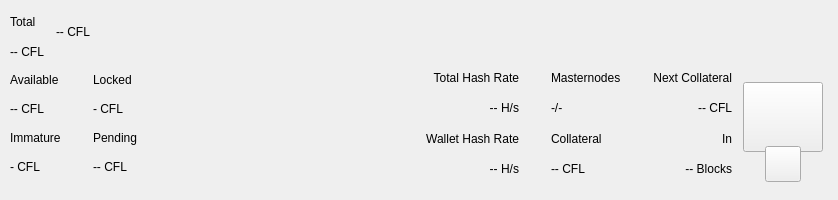
<?xml version="1.0" encoding="UTF-8"?>
<ui version="4.0">
 <class>TopBar</class>
 <widget class="QWidget" name="TopBar">
  <property name="geometry">
   <rect>
    <x>0</x>
    <y>0</y>
    <width>838</width>
    <height>200</height>
   </rect>
  </property>
  <property name="minimumSize">
   <size>
    <width>0</width>
    <height>200</height>
   </size>
  </property>
  <property name="maximumSize">
   <size>
    <width>16777215</width>
    <height>200</height>
   </size>
  </property>
  <property name="windowTitle">
   <string>Form</string>
  </property>
  <layout class="QVBoxLayout" name="verticalLayout_10" stretch="0">
   <property name="spacing">
    <number>0</number>
   </property>
   <property name="leftMargin">
    <number>0</number>
   </property>
   <property name="topMargin">
    <number>0</number>
   </property>
   <property name="rightMargin">
    <number>0</number>
   </property>
   <property name="bottomMargin">
    <number>0</number>
   </property>
   <item>
    <widget class="PFBorderImage" name="containerTop">
     <layout class="QVBoxLayout" name="verticalLayout_11">
      <property name="spacing">
       <number>0</number>
      </property>
      <property name="leftMargin">
       <number>0</number>
      </property>
      <property name="topMargin">
       <number>0</number>
      </property>
      <property name="rightMargin">
       <number>0</number>
      </property>
      <property name="bottomMargin">
       <number>0</number>
      </property>
      <item>
       <widget class="QWidget" name="top_container_2" native="true">
        <property name="minimumSize">
         <size>
          <width>0</width>
          <height>65</height>
         </size>
        </property>
        <layout class="QHBoxLayout" name="top_container">
         <property name="spacing">
          <number>0</number>
         </property>
         <property name="leftMargin">
          <number>10</number>
         </property>
         <property name="topMargin">
          <number>0</number>
         </property>
         <property name="rightMargin">
          <number>10</number>
         </property>
         <property name="bottomMargin">
          <number>0</number>
         </property>
         <item>
          <layout class="QHBoxLayout" name="horizontalLayout_4">
           <property name="spacing">
            <number>12</number>
           </property>
           <property name="rightMargin">
            <number>0</number>
           </property>
           <item>
            <widget class="QWidget" name="widgetAmount" native="true">
             <layout class="QVBoxLayout" name="verticalLayout_2">
              <property name="spacing">
               <number>2</number>
              </property>
              <property name="leftMargin">
               <number>0</number>
              </property>
              <property name="topMargin">
               <number>8</number>
              </property>
              <property name="rightMargin">
               <number>0</number>
              </property>
              <property name="bottomMargin">
               <number>0</number>
              </property>
              <item>
               <widget class="QLabel" name="labelTitle1">
                <property name="text">
                 <string>Total</string>
                </property>
               </widget>
              </item>
              <item>
               <widget class="PrivateQLabel" name="labelAmountPiv">
                <property name="text">
                 <string notr="true">-- CFL</string>
                </property>
               </widget>
              </item>
             </layout>
            </widget>
           </item>
           <item alignment="Qt::AlignVCenter">
            <widget class="QWidget" name="widgetTopAmount" native="true">
             <property name="sizePolicy">
              <sizepolicy hsizetype="Preferred" vsizetype="Maximum">
               <horstretch>0</horstretch>
               <verstretch>0</verstretch>
              </sizepolicy>
             </property>
             <layout class="QHBoxLayout" name="horizontalLayout_5">
              <property name="spacing">
               <number>0</number>
              </property>
              <property name="leftMargin">
               <number>0</number>
              </property>
              <property name="topMargin">
               <number>0</number>
              </property>
              <property name="rightMargin">
               <number>0</number>
              </property>
              <property name="bottomMargin">
               <number>0</number>
              </property>
              <item alignment="Qt::AlignTop">
               <widget class="PrivateQLabel" name="labelAmountTopPiv">
                <property name="minimumSize">
                 <size>
                  <width>0</width>
                  <height>36</height>
                 </size>
                </property>
                <property name="styleSheet">
                 <string notr="true">padding:0px;margin:0px;</string>
                </property>
                <property name="text">
                 <string notr="true">-- CFL</string>
                </property>
               </widget>
              </item>
             </layout>
            </widget>
           </item>
           <item>
            <spacer name="horizontalSpacer">
             <property name="orientation">
              <enum>Qt::Horizontal</enum>
             </property>
             <property name="sizeHint" stdset="0">
              <size>
               <width>40</width>
               <height>20</height>
              </size>
             </property>
            </spacer>
           </item>
           <item alignment="Qt::AlignRight">
            <widget class="QWidget" name="layoutSync" native="true">
             <property name="minimumSize">
              <size>
               <width>0</width>
               <height>36</height>
              </size>
             </property>
             <property name="maximumSize">
              <size>
               <width>16777215</width>
               <height>36</height>
              </size>
             </property>
             <layout class="QVBoxLayout" name="verticalLayout_9">
              <property name="leftMargin">
               <number>0</number>
              </property>
              <property name="topMargin">
               <number>0</number>
              </property>
              <property name="rightMargin">
               <number>0</number>
              </property>
              <property name="bottomMargin">
               <number>0</number>
              </property>
              <item>
               <widget class="ExpandableButton" name="pushButtonSync" native="true">
                <property name="minimumSize">
                 <size>
                  <width>36</width>
                  <height>36</height>
                 </size>
                </property>
                <property name="maximumSize">
                 <size>
                  <width>16777215</width>
                  <height>36</height>
                 </size>
                </property>
               </widget>
              </item>
             </layout>
            </widget>
           </item>
           <item>
            <widget class="ExpandableButton" name="pushButtonHDUpgrade" native="true">
             <property name="minimumSize">
              <size>
               <width>36</width>
               <height>36</height>
              </size>
             </property>
             <property name="maximumSize">
              <size>
               <width>16777215</width>
               <height>36</height>
              </size>
             </property>
            </widget>
           </item>
           <item>
            <widget class="ExpandableButton" name="pushButtonStack" native="true">
             <property name="minimumSize">
              <size>
               <width>36</width>
               <height>36</height>
              </size>
             </property>
             <property name="maximumSize">
              <size>
               <width>16777215</width>
               <height>36</height>
              </size>
             </property>
            </widget>
           </item>
           <item>
            <widget class="ExpandableButton" name="pushButtonConf" native="true">
             <property name="minimumSize">
              <size>
               <width>36</width>
               <height>36</height>
              </size>
             </property>
             <property name="maximumSize">
              <size>
               <width>16777215</width>
               <height>36</height>
              </size>
             </property>
            </widget>
           </item>
           <item>
            <widget class="ExpandableButton" name="pushButtonMasternodes" native="true">
             <property name="minimumSize">
              <size>
               <width>36</width>
               <height>36</height>
              </size>
             </property>
             <property name="maximumSize">
              <size>
               <width>16777215</width>
               <height>36</height>
              </size>
             </property>
            </widget>
           </item>
           <item>
            <widget class="ExpandableButton" name="pushButtonConsole" native="true">
             <property name="minimumSize">
              <size>
               <width>36</width>
               <height>36</height>
              </size>
             </property>
             <property name="maximumSize">
              <size>
               <width>16777215</width>
               <height>36</height>
              </size>
             </property>
            </widget>
           </item>
           <item>
            <widget class="ExpandableButton" name="pushButtonConnection" native="true">
             <property name="minimumSize">
              <size>
               <width>36</width>
               <height>36</height>
              </size>
             </property>
             <property name="maximumSize">
              <size>
               <width>16777215</width>
               <height>36</height>
              </size>
             </property>
            </widget>
           </item>
           <item>
            <widget class="ExpandableButton" name="pushButtonTor" native="true">
             <property name="minimumSize">
              <size>
               <width>36</width>
               <height>36</height>
              </size>
             </property>
             <property name="maximumSize">
              <size>
               <width>16777215</width>
               <height>36</height>
              </size>
             </property>
            </widget>
           </item>
           <item>
            <widget class="ExpandableButton" name="pushButtonLock" native="true">
             <property name="sizePolicy">
              <sizepolicy hsizetype="Expanding" vsizetype="Expanding">
               <horstretch>0</horstretch>
               <verstretch>0</verstretch>
              </sizepolicy>
             </property>
             <property name="minimumSize">
              <size>
               <width>36</width>
               <height>0</height>
              </size>
             </property>
             <property name="maximumSize">
              <size>
               <width>16777215</width>
               <height>36</height>
              </size>
             </property>
            </widget>
           </item>
           <item>
            <widget class="ExpandableButton" name="pushButtonTheme" native="true">
             <property name="minimumSize">
              <size>
               <width>36</width>
               <height>36</height>
              </size>
             </property>
             <property name="maximumSize">
              <size>
               <width>16777215</width>
               <height>36</height>
              </size>
             </property>
            </widget>
           </item>
           <item>
            <widget class="ExpandableButton" name="pushButtonFAQ" native="true">
             <property name="minimumSize">
              <size>
               <width>36</width>
               <height>36</height>
              </size>
             </property>
             <property name="maximumSize">
              <size>
               <width>16777215</width>
               <height>36</height>
              </size>
             </property>
            </widget>
           </item>
           <item>
            <widget class="ExpandableButton" name="pushButtonPrivacy" native="true">
             <property name="minimumSize">
              <size>
               <width>36</width>
               <height>36</height>
              </size>
             </property>
             <property name="maximumSize">
              <size>
               <width>16777215</width>
               <height>36</height>
              </size>
             </property>
            </widget>
           </item>
          </layout>
         </item>
        </layout>
       </widget>
      </item>
      <item>
       <widget class="QWidget" name="bottom_container" native="true">
        <property name="minimumSize">
         <size>
          <width>0</width>
          <height>135</height>
         </size>
        </property>
        <layout class="QHBoxLayout" name="botton_container">
         <property name="leftMargin">
          <number>10</number>
         </property>
         <property name="topMargin">
          <number>0</number>
         </property>
         <property name="rightMargin">
          <number>10</number>
         </property>
         <property name="bottomMargin">
          <number>10</number>
         </property>
         <item>
          <layout class="QHBoxLayout" name="horizontalLayout_3">
           <property name="spacing">
            <number>0</number>
           </property>
           <property name="bottomMargin">
            <number>9</number>
           </property>
           <item>
            <layout class="QVBoxLayout" name="verticalLayout_7">
             <property name="spacing">
              <number>0</number>
             </property>
             <property name="leftMargin">
              <number>0</number>
             </property>
             <property name="rightMargin">
              <number>0</number>
             </property>
             <item>
              <layout class="QHBoxLayout" name="horizontalLayout_2">
               <property name="spacing">
                <number>0</number>
               </property>
               <item>
                <layout class="QVBoxLayout" name="verticalLayout_6">
                 <item>
                  <widget class="QLabel" name="labelTitle5">
                   <property name="text">
                    <string>Available</string>
                   </property>
                  </widget>
                 </item>
                 <item>
                  <widget class="PrivateQLabel" name="labelAvailablePiv">
                   <property name="text">
                    <string>-- CFL</string>
                   </property>
                  </widget>
                 </item>
                 <item>
                  <widget class="QLabel" name="labelTitle4">
                   <property name="text">
                    <string>Immature</string>
                   </property>
                  </widget>
                 </item>
                 <item>
                  <widget class="PrivateQLabel" name="labelImmaturePiv">
                   <property name="text">
                    <string notr="true">- CFL</string>
                   </property>
                  </widget>
                 </item>
                </layout>
               </item>
               <item>
                <layout class="QVBoxLayout" name="verticalLayout_8">
                 <property name="leftMargin">
                  <number>32</number>
                 </property>
                 <item>
                  <widget class="QLabel" name="labelTitle6">
                   <property name="text">
                    <string>Locked</string>
                   </property>
                  </widget>
                 </item>
                 <item>
                  <widget class="PrivateQLabel" name="labelLockedPiv">
                   <property name="text">
                    <string>- CFL</string>
                   </property>
                  </widget>
                 </item>
                 <item>
                  <widget class="QLabel" name="labelTitle3">
                   <property name="text">
                    <string>Pending</string>
                   </property>
                  </widget>
                 </item>
                 <item>
                  <widget class="PrivateQLabel" name="labelPendingPiv">
                   <property name="text">
                    <string notr="true">-- CFL</string>
                   </property>
                  </widget>
                 </item>
                </layout>
               </item>
              </layout>
             </item>
            </layout>
           </item>
          </layout>
         </item>
         <item>
          <spacer name="horizontalSpacer_2">
           <property name="orientation">
            <enum>Qt::Horizontal</enum>
           </property>
           <property name="sizeHint" stdset="0">
            <size>
             <width>40</width>
             <height>20</height>
            </size>
           </property>
          </spacer>
         </item>
         <item>
          <layout class="QHBoxLayout" name="horizontalLayout_6">
           <property name="spacing">
            <number>0</number>
           </property>
           <property name="rightMargin">
            <number>0</number>
           </property>
           <property name="bottomMargin">
            <number>9</number>
           </property>
           <item>
            <widget class="QWidget" name="widgetStaking" native="true">
             <layout class="QVBoxLayout" name="verticalLayout_12">
              <property name="leftMargin">
               <number>32</number>
              </property>
              <property name="topMargin">
               <number>0</number>
              </property>
              <property name="rightMargin">
               <number>0</number>
              </property>
              <property name="bottomMargin">
               <number>0</number>
              </property>
              <item>
               <widget class="QLabel" name="labelNetworkHashRateTitle">
                <property name="text">
                 <string>Total Hash Rate</string>
                </property>
                <property name="textFormat">
                 <enum>Qt::AutoText</enum>
                </property>
                <property name="alignment">
                 <set>Qt::AlignRight|Qt::AlignTrailing|Qt::AlignVCenter</set>
                </property>
               </widget>
              </item>
              <item>
               <widget class="QLabel" name="labelNetworkHashRateValue">
                <property name="layoutDirection">
                 <enum>Qt::LeftToRight</enum>
                </property>
                <property name="text">
                 <string>-- H/s</string>
                </property>
                <property name="textFormat">
                 <enum>Qt::AutoText</enum>
                </property>
                <property name="alignment">
                 <set>Qt::AlignRight|Qt::AlignTrailing|Qt::AlignVCenter</set>
                </property>
               </widget>
              </item>
              <item>
               <widget class="QLabel" name="labelWalletHashRateTitle">
                <property name="text">
                 <string>Wallet Hash Rate</string>
                </property>
                <property name="textFormat">
                 <enum>Qt::AutoText</enum>
                </property>
                <property name="alignment">
                 <set>Qt::AlignRight|Qt::AlignTrailing|Qt::AlignVCenter</set>
                </property>
               </widget>
              </item>
              <item>
               <widget class="PrivateQLabel" name="labelWalletHashRateValue">
                <property name="text">
                 <string notr="true">-- H/s</string>
                </property>
                <property name="textFormat">
                 <enum>Qt::AutoText</enum>
                </property>
                <property name="alignment">
                 <set>Qt::AlignRight|Qt::AlignTrailing|Qt::AlignVCenter</set>
                </property>
               </widget>
              </item>
             </layout>
            </widget>
           </item>
           <item>
            <widget class="QWidget" name="widgetMasternodes" native="true">
             <layout class="QVBoxLayout">
              <property name="leftMargin">
               <number>32</number>
              </property>
              <property name="topMargin">
               <number>0</number>
              </property>
              <property name="rightMargin">
               <number>0</number>
              </property>
              <property name="bottomMargin">
               <number>0</number>
              </property>
              <item>
               <widget class="QLabel" name="labelMasternodesTitle">
                <property name="text">
                 <string>Masternodes</string>
                </property>
               </widget>
              </item>
              <item>
               <widget class="PrivateQLabel" name="labelMasternodeCount">
                <property name="text">
                 <string>-/-</string>
                </property>
               </widget>
              </item>
              <item>
               <widget class="QLabel" name="labelCollateralTitle">
                <property name="text">
                 <string>Collateral</string>
                </property>
               </widget>
              </item>
              <item>
               <widget class="QLabel" name="labelCollateralValue">
                <property name="text">
                 <string notr="true">-- CFL</string>
                </property>
               </widget>
              </item>
             </layout>
            </widget>
           </item>
           <item>
            <widget class="QWidget" name="widgetNextCollateral" native="true">
             <layout class="QVBoxLayout" name="verticalLayout_13">
              <property name="leftMargin">
               <number>32</number>
              </property>
              <property name="topMargin">
               <number>0</number>
              </property>
              <property name="rightMargin">
               <number>0</number>
              </property>
              <property name="bottomMargin">
               <number>0</number>
              </property>
              <item>
               <widget class="QLabel" name="labelNextMasternodesTitle">
                <property name="text">
                 <string>Next Collateral</string>
                </property>
                <property name="textFormat">
                 <enum>Qt::AutoText</enum>
                </property>
                <property name="alignment">
                 <set>Qt::AlignRight|Qt::AlignTrailing|Qt::AlignVCenter</set>
                </property>
               </widget>
              </item>
              <item>
               <widget class="QLabel" name="labelNextCollateralValue">
                <property name="text">
                 <string>-- CFL</string>
                </property>
                <property name="textFormat">
                 <enum>Qt::AutoText</enum>
                </property>
                <property name="alignment">
                 <set>Qt::AlignRight|Qt::AlignTrailing|Qt::AlignVCenter</set>
                </property>
               </widget>
              </item>
              <item>
               <widget class="QLabel" name="labelRemainingBlocks">
                <property name="text">
                 <string>In</string>
                </property>
                <property name="textFormat">
                 <enum>Qt::AutoText</enum>
                </property>
                <property name="alignment">
                 <set>Qt::AlignRight|Qt::AlignTrailing|Qt::AlignVCenter</set>
                </property>
               </widget>
              </item>
              <item>
               <widget class="QLabel" name="labelNextCollateralBlocks">
                <property name="text">
                 <string notr="true">-- Blocks</string>
                </property>
                <property name="textFormat">
                 <enum>Qt::AutoText</enum>
                </property>
                <property name="alignment">
                 <set>Qt::AlignRight|Qt::AlignTrailing|Qt::AlignVCenter</set>
                </property>
               </widget>
              </item>
             </layout>
            </widget>
           </item>
          </layout>
         </item>
         <item>
          <widget class="QWidget" name="qrContainer" native="true">
           <property name="sizePolicy">
            <sizepolicy hsizetype="Preferred" vsizetype="Minimum">
             <horstretch>0</horstretch>
             <verstretch>0</verstretch>
            </sizepolicy>
           </property>
           <property name="minimumSize">
            <size>
             <width>90</width>
             <height>110</height>
            </size>
           </property>
           <property name="maximumSize">
            <size>
             <width>90</width>
             <height>110</height>
            </size>
           </property>
           <layout class="QVBoxLayout" name="containerQR">
            <property name="spacing">
             <number>0</number>
            </property>
            <property name="leftMargin">
             <number>5</number>
            </property>
            <property name="topMargin">
             <number>10</number>
            </property>
            <property name="rightMargin">
             <number>5</number>
            </property>
            <property name="bottomMargin">
             <number>0</number>
            </property>
            <item>
             <widget class="QPushButton" name="btnQr">
              <property name="minimumSize">
               <size>
                <width>70</width>
                <height>70</height>
               </size>
              </property>
              <property name="maximumSize">
               <size>
                <width>16777215</width>
                <height>70</height>
               </size>
              </property>
              <property name="focusPolicy">
               <enum>Qt::NoFocus</enum>
              </property>
              <property name="text">
               <string/>
              </property>
              <property name="iconSize">
               <size>
                <width>70</width>
                <height>70</height>
               </size>
              </property>
             </widget>
            </item>
            <item>
             <spacer name="verticalSpacer">
              <property name="orientation">
               <enum>Qt::Vertical</enum>
              </property>
              <property name="sizeType">
               <enum>QSizePolicy::Fixed</enum>
              </property>
              <property name="sizeHint" stdset="0">
               <size>
                <width>20</width>
                <height>20</height>
               </size>
              </property>
             </spacer>
            </item>
            <item alignment="Qt::AlignHCenter|Qt::AlignBottom">
             <widget class="QPushButton" name="pushButtonQR">
              <property name="minimumSize">
               <size>
                <width>36</width>
                <height>36</height>
               </size>
              </property>
              <property name="maximumSize">
               <size>
                <width>36</width>
                <height>36</height>
               </size>
              </property>
              <property name="focusPolicy">
               <enum>Qt::NoFocus</enum>
              </property>
              <property name="text">
               <string/>
              </property>
             </widget>
            </item>
           </layout>
          </widget>
         </item>
        </layout>
       </widget>
      </item>
     </layout>
    </widget>
   </item>
  </layout>
 </widget>
 <customwidgets>
  <customwidget>
   <class>ExpandableButton</class>
   <extends>QWidget</extends>
   <header>qt/pivx/expandablebutton.h</header>
   <container>1</container>
  </customwidget>
  <customwidget>
   <class>PFBorderImage</class>
   <extends>QFrame</extends>
   <header>qt/pivx/pfborderimage.h</header>
   <container>1</container>
  </customwidget>
  <customwidget>
   <class>PrivateQLabel</class>
   <extends>QLabel</extends>
   <header>qt/pivx/privatelabel.h</header>
   <container>0</container>
  </customwidget>
 </customwidgets>
 <resources/>
 <connections/>
</ui>
